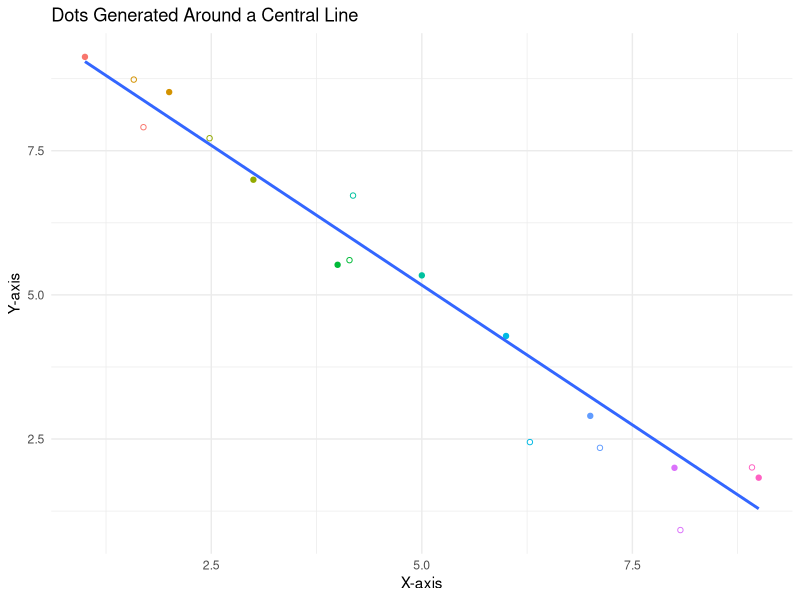

This chart was generated by the following R code: (Note: this script raises an error after producing the figure.)
## ---- chunk 1
library(dplyr)
library(ggplot2)
## ---- chunk 2

# Generate x and y coordinates for the 4 central dots
x_center <- 1:9
y_center <- 10 - x_center + rnorm(9,0,0.5)  # The equation for the line y = 5 - x

# Create a data frame to hold the center dots
center_dots <- data.frame(norm = x_center, y = y_center, anom = 0, label = "center")

# Create data frame for additional dots
additional_dots <- data.frame()

# For each center dot, generate 5 additional dots along a line with slope -2
for (i in 1:length(x_center)) {
  anom_i <- rnorm(1, 0, 0.5)  # Randomize x-coordinates
  y_i <- 10 - x_center[i]-2*anom_i +  rnorm(1,0,0.5)
  dots <- data.frame(norm = x_center[i], y_i = y_i, anom_i = anom_i, label = paste("around_center", i, sep = "_"))
  additional_dots <- rbind(additional_dots, dots)
}

  
combined_dots <- left_join(center_dots, additional_dots, by = "norm")
# Plot the results
sepp <- ggplot(combined_dots, aes(x = norm+anom, y = y)) +
  geom_point(aes(color = label.y)) +
  geom_smooth(method = "lm", formula = y ~ x, se = FALSE) +
  labs(title = "Dots Generated Around a Central Line",
       x = "X-axis",
       y = "Y-axis") +
  theme_minimal() +
  theme(legend.position = "none") + # Legend position
  geom_point(aes(x = norm+anom_i, y = y_i, color = label.y), shape = 1) 

print(sepp)
## ---- chunk 3
model <- lm(y_i~norm+anom_i,additional_dots)
summary(model)
confint(model)
## ---- chunk 4
# blme doesn'r work if each group only has 1 observatin, lets add one more to one of the group
additional_dots <- additional_dots %>% 
  bind_rows(data.frame(norm = 1, y_i = 8.513217, anom_i = 0, label = "around_center_1"))
library(blme)
temporal_model <- blmer(y_i ~ norm + anom_i + (anom_i | label), data = additional_dots,
                        cov.prior = invwishart(df = 3, scale = diag(c(50, 50), 2)))

## ---- chunk 5

# Generate x and y coordinates for the 4 central dots
x_center <- 1:9
y_center <- 10 - x_center + rnorm(9,0,0.5)  # The equation for the line y = 5 - x

# Create a data frame to hold the center dots
center_dots <- data.frame(norm = x_center, y = y_center, anom = 0, label = "center")

# Create data frame for additional dots
additional_dots <- data.frame()

# For each center dot, generate 5 additional dots along a line with slope -2
for (i in 1:length(x_center)) {
  anom_i <- rnorm(1, 0, 0.5)  # Randomize x-coordinates
  temporal <- rnorm(1, -2, 0.1)
  y_i <- 10 - x_center[i]+temporal*anom_i +  rnorm(1,0,0.5)
  dots <- data.frame(norm = x_center[i], y_i = y_i, anom_i = anom_i, label = paste("around_center", i, sep = "_"))
  additional_dots <- rbind(additional_dots, dots)
}

  
  
combined_dots <- left_join(center_dots, additional_dots, by = "norm")
# Plot the results
sepp <- ggplot(combined_dots, aes(x = norm+anom, y = y)) +
  geom_point(aes(color = label.y)) +
  geom_smooth(method = "lm", formula = y ~ x, se = FALSE) +
  labs(title = "Dots Generated Around a Central Line",
       x = "X-axis",
       y = "Y-axis") +
  theme_minimal() +
  theme(legend.position = "none") + # Legend position
  geom_point(aes(x = norm+anom_i, y = y_i, color = label.y), shape = 1) 

print(sepp)
## ---- chunk 6
model <- lm(y_i~norm+anom_i,additional_dots)
summary(model)
confint(model)
## ---- chunk 7

# Generate x and y coordinates for the 4 central dots
x_center <- 1:9
y_center <- 10 - x_center + rnorm(9,0,0.5)  # The equation for the line y = 5 - x

# Create a data frame to hold the center dots
center_dots <- data.frame(norm = x_center, y = y_center, anom = 0, label = "center")

# Create data frame for additional dots
additional_dots <- data.frame()

# For each center dot, generate 5 additional dots along a line with slope -2
for (i in 1:length(x_center)) {
  anom_i <- rnorm(5, 0, 0.5)  # Randomize x-coordinates
  y_i <- 10 - x_center[i]-2*anom_i +  rnorm(5,0,0.5)
  dots <- data.frame(norm = x_center[i], y_i = y_i, anom_i = anom_i, label = paste("around_center", i, sep = "_"))
  additional_dots <- rbind(additional_dots, dots)
}

  
combined_dots <- left_join(center_dots, additional_dots, by = "norm")
# Plot the results
sepp <- ggplot(combined_dots, aes(x = norm+anom, y = y)) +
  geom_point(aes(color = label.y)) +
  geom_smooth(method = "lm", formula = y ~ x, se = FALSE) +
  labs(title = "Dots Generated Around a Central Line",
       x = "X-axis",
       y = "Y-axis") +
  theme_minimal() +
  theme(legend.position = "none") + # Legend position
  geom_point(aes(x = norm+anom_i, y = y_i, color = label.y), shape = 1) 

print(sepp)
## ---- chunk 8
model <- lm(y_i~norm+anom_i,additional_dots)
summary(model)
confint(model)
## ---- chunk 9
library(blme)
temporal_model <- blmer(y_i ~ norm + anom_i + (anom_i | label), data = additional_dots,
                        cov.prior = invwishart(df = 3, scale = diag(c(50, 50), 2)))

temporal_model
## ---- chunk 10

# Generate x and y coordinates for the 4 central dots
x_center <- 1:9
y_center <- 10 - x_center + rnorm(9,0,0.5)  # The equation for the line y = 5 - x

# Create a data frame to hold the center dots
center_dots <- data.frame(norm = x_center, y = y_center, anom = 0, label = "center")

# Create data frame for additional dots
additional_dots <- data.frame()

# For each center dot, generate 5 additional dots along a line with slope -2
for (i in 1:length(x_center)) {
  anom_i <- rnorm(5, 0, 0.5)  # Randomize x-coordinates
  temporal <- rnorm(1, -2, 1)
  y_i <- 10 - x_center[i]+ temporal*anom_i +  rnorm(5,0,0.5)
  dots <- data.frame(norm = x_center[i], y_i = y_i, anom_i = anom_i, label = paste("around_center", i, sep = "_"))
  additional_dots <- rbind(additional_dots, dots)
}

  
combined_dots <- left_join(center_dots, additional_dots, by = "norm")
# Plot the results
sepp <- ggplot(combined_dots, aes(x = norm+anom, y = y)) +
  geom_point(aes(color = label.y)) +
  geom_smooth(method = "lm", formula = y ~ x, se = FALSE) +
  labs(title = "Dots Generated Around a Central Line",
       x = "X-axis",
       y = "Y-axis") +
  theme_minimal() +
  theme(legend.position = "none") + # Legend position
  geom_point(aes(x = norm+anom_i, y = y_i, color = label.y), shape = 1) 

print(sepp)
## ---- chunk 11
model <- lm(y_i~norm+anom_i,additional_dots)
summary(model)
confint(model)
## ---- chunk 12
library(blme)
temporal_model <- blmer(y_i ~ norm + anom_i + (anom_i | label), data = additional_dots,
                        cov.prior = invwishart(df = 3, scale = diag(c(50, 50), 2)))

temporal_model
